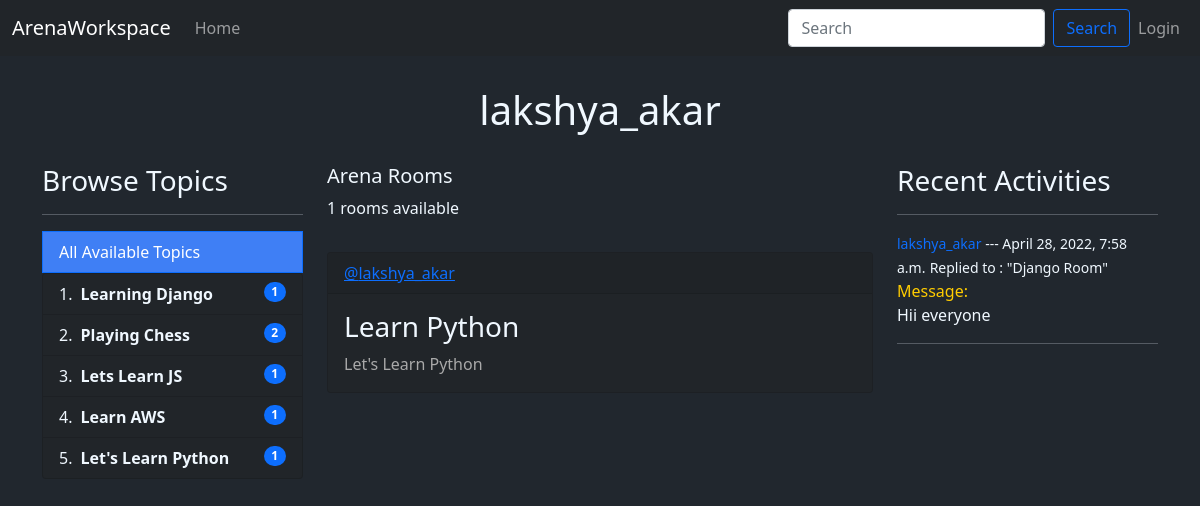
The app's page /user-profile/5/ with its own data.
### myapp/models.py (models this page shows, shortened)
class Topic(models.Model):
    name = models.CharField(max_length=100)

class Room(models.Model):
    host =  models.ForeignKey(User, on_delete=models.SET_NULL, null= True)
    topic = models.ForeignKey(Topic, on_delete=models.SET_NULL, null= True)
    name = models.CharField(max_length=100)
    description = models.CharField(null=True, blank=True, max_length=1000)
    participants = models.ManyToManyField(User,related_name='participants', blank=True)
    updated = models.DateField(auto_now=True)
    created = models.DateTimeField(auto_now_add=True)
    class Meta:
        ordering = ['-updated','-created']
    def __str__(self):
        return self.name

class Message(models.Model):
    user = models.ForeignKey(User,on_delete=models.CASCADE)
    room = models.ForeignKey(Room,on_delete=models.CASCADE)
    body = models.TextField()
    updated = models.DateField(auto_now=True)
    created = models.DateTimeField(auto_now_add=True)
    class Meta:
        ordering = ['-updated','-created']

### myapp/views.py (the view)
# urls.py: path('user-profile/<str:pk>/', views.userProfile, name="user-profile"),
def userProfile(request,pk):
    user = User.objects.get(id=pk)
    rooms = user.room_set.all()
    room_messages = user.message_set.all()
    room_count = rooms.count()
    topics = Topic.objects.all()
    context={'user':user,'rooms':rooms,'topics':topics,'room_messages':room_messages,'room_count':room_count}
    return render(request, 'profile.html',context)

### templates/profile.html (shortened to what this page needs)
{% extends 'main.html' %} {% block content %}
<p style="font-size: 2.5rem; text-align: center; margin: 1.5rem auto">
  {{user.username}}
</p>
<div class="container">
  <div class="row">
    <div class="col-3">{% include 'topics.html' %}</div>
    <div class="col-6">{% include 'feed_component.html' %}</div>
    <div class="col-3">{% include 'activity_component.html' %}</div>
  </div>
</div>
{% endblock content %}

### templates/topics.html
<div>
  <h3>Browse Topics</h3>
  <hr />
  <a
    href="{% url 'home' %}"
    class="list-group-item list-group-item-action active"
    aria-current="true"
    style="background-color: rgb(63, 127, 245)"
  >
    All Available Topics
  </a>
  <ol class="list-group list-group-numbered">
    {% for topic in topics%}
    <li
      style="background-color: #212529; color: aliceblue"
      class="list-group-item d-flex justify-content-between align-items-start"
    >
      <div class="ms-2 me-auto">
        <a
          href="{% url 'home' %}?q={{topic.name}}"
          class="fw-bold"
          style="color: aliceblue; text-decoration: none"
          >{{topic.name}}</a
        >
      </div>
      <span class="badge bg-primary rounded-pill"
        >{{topic.room_set.all.count}}</span
      >
    </li>
    {%endfor%}
  </ol>
</div>

### templates/feed_component.html (shortened to what this page needs)
<div class="row">
  <div class="col-8">
    <h5>Arena Rooms</h5>
    <p>{{room_count}} rooms available</p>
  </div>
</div>
<div>
  {% for room in rooms%}
  <div class="card" style="background-color: #212529; margin: 1rem auto">
    <div class="card-header" style="color: rgb(63, 127, 245)">
      <a href="/user-profile/{{room.host.id}}">@{{room.host.username}}</a>
    </div>
    <div class="card-body">
      <h3 class="card-title">
        <a
          style="text-decoration: none; color: aliceblue"
          href="/room/{{room.id}}"
          >{{room.name}}</a
        >
      </h3>
      <p class="card-text" style="color: darkgray">{{room.topic.name}}</p>
    </div>
  </div>
  {% endfor %}
</div>

### templates/activity_component.html (shortened to what this page needs)
<h3>Recent Activities</h3>
<hr />
{% for message in room_messages %}
<div>
  <small
    ><span
      ><a href="/user-profile/{{message.user.id}}" style="text-decoration: none"
        >{{message.user}}</a
      ></span
    >
    --- {{message.created}}</small
  >
  <small>Replied to : "{{message.room}}"</small>
  <div>
    <span style="color: #ffcc00">Message:</span>
    <p>{{message.body}}</p>
  </div>
  <hr />
</div>
{% endfor %}

### templates/main.html (style rules this page uses)
body { margin-top: 5rem; background-color: #21272e; color: aliceblue; }

### records on screen
Topic: name "Learning Django", room_set.all.count "1"
Topic: name "Playing Chess", room_set.all.count "2"
Topic: name "Lets Learn JS", room_set.all.count "1"
Topic: name "Learn AWS", room_set.all.count "1"
Topic: name "Let's Learn Python", room_set.all.count "1"
Room: host.username "lakshya_akar", name "Learn Python", topic.name "Let's Learn Python"
Message: user "lakshya_akar", created "April 28, 2022, 7:58 a.m.", room "Django Room", body "Hii everyone"

### other values on screen
{{ user.username }} "lakshya_akar"
{{ room_count }} "1"
